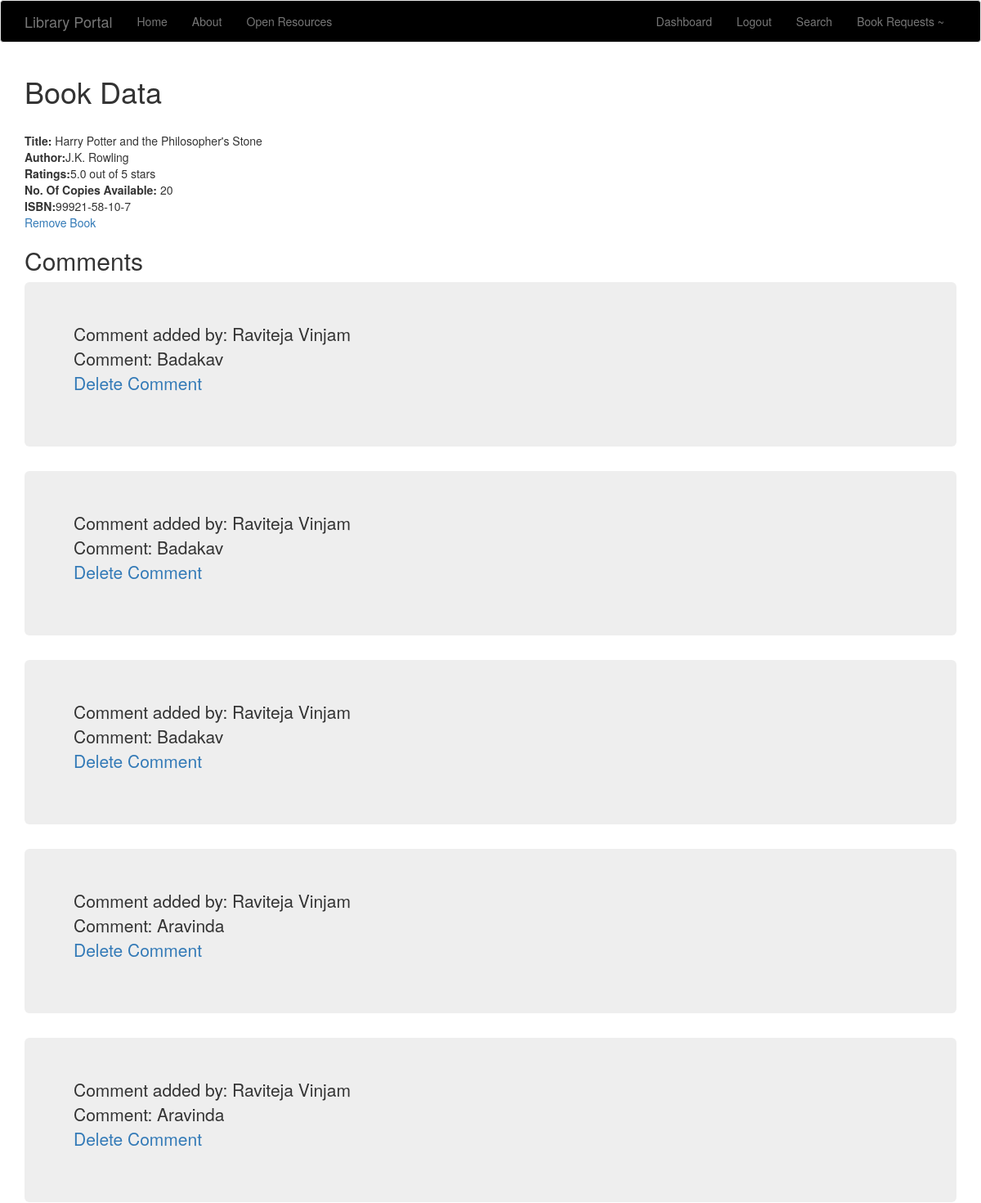
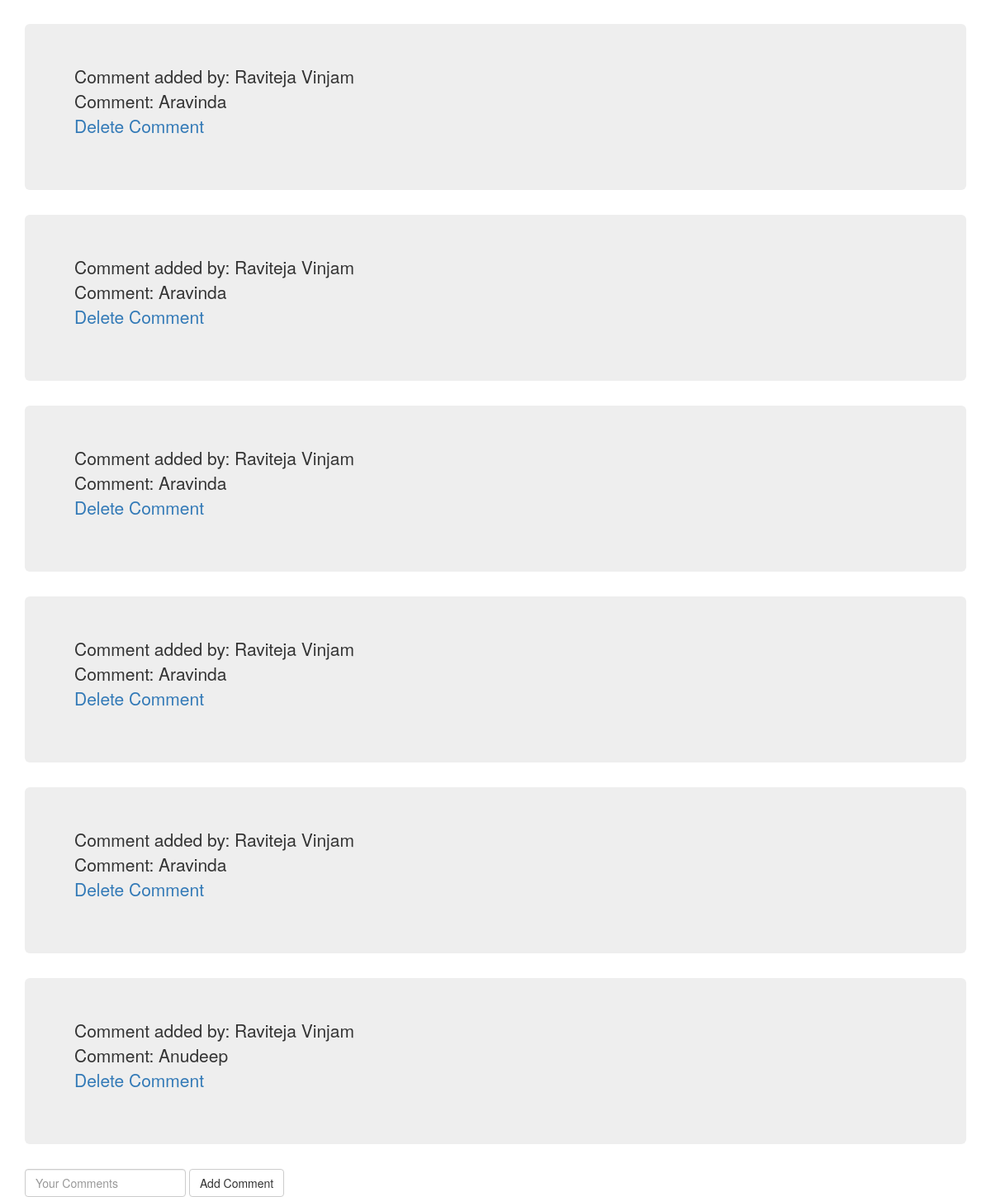
Page /books/99921-58-10-7 (signed in) on the committed database (2 pictures, top to bottom).
### tables this page shows
CREATE TABLE books(
  "author" TEXT,
  "title" TEXT,
  "ratings" TEXT,
  "copy" TEXT,
  "isbn" TEXT
);

CREATE TABLE reviews(id integer primary key autoincrement,review text, isbn text,username text, foreign key (isbn) references books(isbn), foreign key (username) references students(username));

### portal.py (the view)
@app.route('/books/<isbn>',methods=['GET','POST'])
@is_logged_in
def book_data(isbn=None):
    if(isbn==None):
        return redirect(url_for(showall))
    else:
        form=CommentForm(request.form)
        with sql.connect('database.db') as con:
            cur=con.cursor()
            if request.method=='POST' and form.validate():
                review_given=form.comment.data
                cur.execute("insert into reviews(review,isbn,username) values(?,?,?)",[review_given,isbn,session['username']])
                con.commit()
            sql_query = "select * from books where isbn ='" +isbn + "';"
            cur.execute(sql_query)
            res=cur.fetchone()
            if(res==None):
                flash('Invalid ISBN')
                return redirect(url_for(showall))
            else:
                cur.execute("select * from reviews where isbn=?",[isbn])
                tot=cur.fetchall()
                if(len(tot)==0):
                    comm=0
                else:
                    comm=tot
                    print ("Not okay")
            return render_template('book_data.html',res=res,comm=comm)

### classes.py
class CommentForm(Form):
    comment=StringField('COMMENT',[validators.Length(min=0)])

### logged_in.py (called while the page is built)
def is_logged_in(f):
    @wraps(f)
    def wrap(*args, **kwargs):
        if 'logged_in' in session:
            return f(*args, **kwargs)
        else:
            flash('Unauthorized, Please login', 'danger')
            return redirect(url_for('login'))
    return wrap

### templates/book_data.html
{% extends 'layout.html' %}
{% block body %}
<h1> Book Data </h1><br>
<strong>Title:</strong> {{res[1]}}<br>
<strong>Author:</strong>{{res[0]}}<br>
<strong>Ratings:</strong>{{res[2]}}<br>
<strong> No. Of Copies Available: </strong> {{res[3]}}<br>
<strong>ISBN:</strong>{{res[4]}}<br>
{%if session['usertype']=='students'%}
  <a href="{{'/books/%s/req'%res[4]}}"> Request </a>
{%else%}
  <a href= "/remove_book/{{res[4]}}"> Remove Book </a>
{%endif%}
{% if comm==0 %}
  <p> No comments are available for this book </p>
{%else%}
<h2> Comments </h2>
  {% for comment in comm %}
  <div class="jumbotron">
    <p > Comment added by: {{comment[3]}} <br>
      Comment: {{comment[1]}} <br>
      {%if session.usertype=='admins'%}
      <a href="/delete_comment/{{res[4]}}/{{comment[0]}}"> Delete Comment </a>
      {%endif%}
    </p>
  </div>
  {%endfor%}
{%endif%}
<form class="form-inline" role="form" action="" method="POST" style="width:100%" >
  <div class="form-group" >
    <input class="form-control" type="text" name="comment" placeholder ="Your Comments" />
  </div>
  <div class="form-group">
    <button class="btn btn-default"> Add Comment </button>
  </div>
</form>
{% endblock %}

### templates/layout.html (shortened to what this page needs)
<!DOCTYPE html>
<html>
  <head>
    <link rel="stylesheet" href="https://maxcdn.bootstrapcdn.com/bootstrap/3.3.7/css/bootstrap.min.css">
  </head>
  <body>
    {% include 'includes/_navbar.html' %}
    <div class="container">
      {% block body %}{% endblock %}
    </div>
  </body>
</html>

### templates/includes/_navbar.html (shortened to what this page needs)
<nav class="navbar navbar-default" style="background-color: black">
      <div class="container">
        <div class="navbar-header">
          <a class="navbar-brand" href="/">Library Portal</a>
        </div>
        <div id="navbar" class="collapse navbar-collapse">
          <ul class="nav navbar-nav">
            <li><a href="/">Home</a></li>
            <li><a href="/about">About</a></li>
            <li> <a href="/open"> Open Resources </a> </li>
          </ul>
          <ul class="nav navbar-nav navbar-right">
             {% if session.logged_in %}
              <li><a href="/dashboard">Dashboard</a></li>
              <li><a href="/logout">Logout</a></li>
              <li><a href="/search">Search</a></li>
                {% if session.usertype == "admins" %}
                  {%if session.req==0 %}
                    <li><a href="/book_req"> Book Requests </a> </li>
                    {%else%}
                    <li><a href="/book_req"> Book Requests ~ </a> </li>
                    {%endif%}
                  {%endif%}
                {%else%}
              <li><a href="/register">Register</a></li>
              <li><a href="/login">Login</a></li>
            {%endif%}
          </ul>
        </div>
      </div>
</nav>

### rows in the picture
books: title "Harry Potter and the Philosopher's Stone", author "J.K. Rowling", ratings "5.0 out of 5 stars", copy "20", isbn "99921-58-10-7"
reviews: username "Raviteja Vinjam", review "Badakav"
reviews: username "Raviteja Vinjam", review "Badakav"
reviews: username "Raviteja Vinjam", review "Badakav"
reviews: username "Raviteja Vinjam", review "Aravinda"
reviews: username "Raviteja Vinjam", review "Aravinda"
reviews: username "Raviteja Vinjam", review "Aravinda"
reviews: username "Raviteja Vinjam", review "Aravinda"
reviews: username "Raviteja Vinjam", review "Aravinda"
reviews: username "Raviteja Vinjam", review "Aravinda"
reviews: username "Raviteja Vinjam", review "Aravinda"
reviews: username "Raviteja Vinjam", review "Anudeep"
